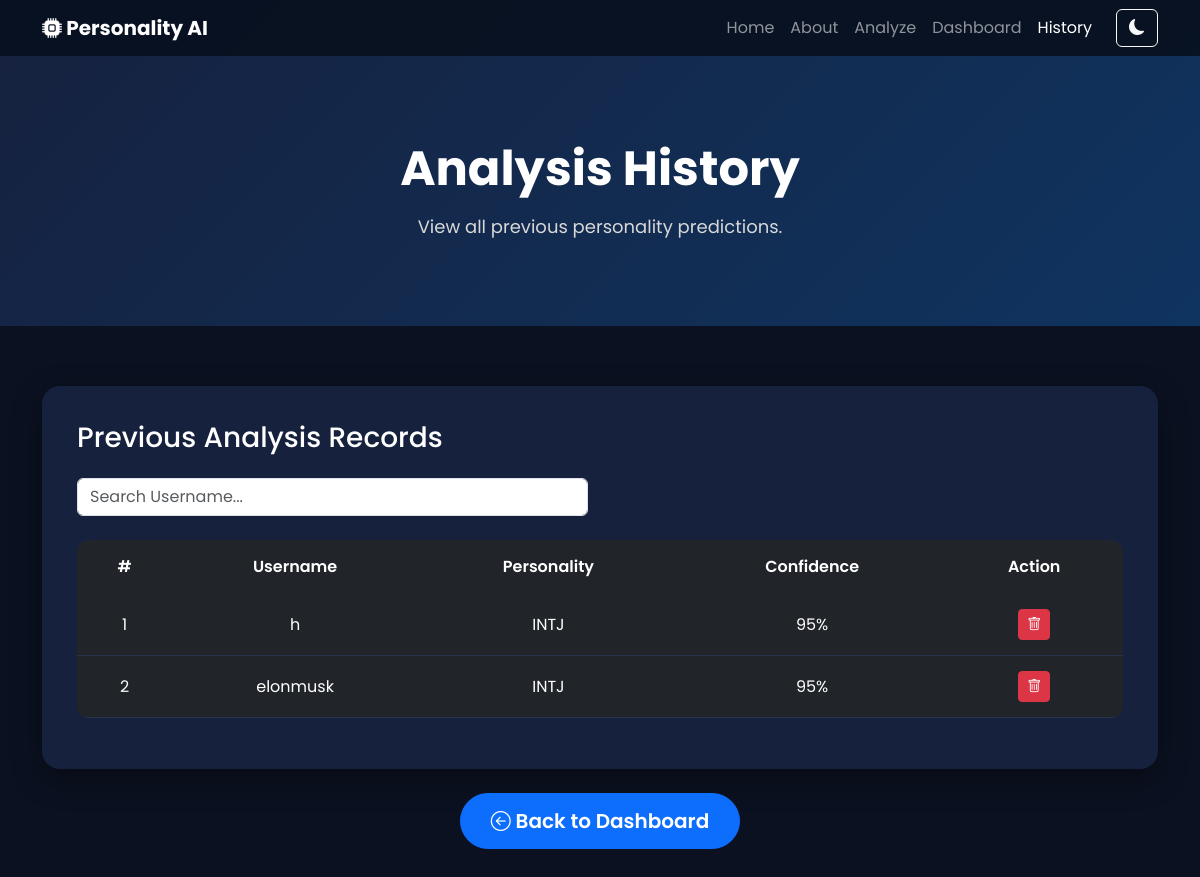
The app's page /history (signed in) with its own data.
### tables this page shows
CREATE TABLE predictions (

    id INTEGER PRIMARY KEY AUTOINCREMENT,

    username TEXT NOT NULL,
    user_id INTEGER NOT NULL,

    personality_type TEXT NOT NULL,

    confidence INTEGER NOT NULL,

    introvert INTEGER,

    thinking INTEGER,

    judging INTEGER,

    intuition INTEGER,

    created_at TIMESTAMP DEFAULT CURRENT_TIMESTAMP

);

### app.py (the view)
@app.route("/history")
def history():
    if "user_id" not in session:
        return redirect(url_for("login"))
    conn = sqlite3.connect(DB_PATH)
    conn = sqlite3.connect(DB_PATH)
    cursor = conn.cursor()
    cursor.execute("""
      SELECT username,
        personality_type,
        confidence
      FROM predictions
      WHERE user_id = ?
      ORDER BY id DESC
    """, (session["user_id"],))
    history_data = cursor.fetchall()
    conn.close()
    return render_template(
        "history.html",
        history=history_data
    )

### templates/history.html (shortened to what this page needs)
<!DOCTYPE html>
<html lang="en">
<head>
    <link href="https://cdn.jsdelivr.net/npm/bootstrap@5.3.3/dist/css/bootstrap.min.css" rel="stylesheet">
    <link href="https://cdn.jsdelivr.net/npm/bootstrap-icons@1.11.3/font/bootstrap-icons.css" rel="stylesheet">
    <link rel="stylesheet" href="{{ url_for('static', filename='css/history.css') }}">
    <link rel="stylesheet" href="{{ url_for('static', filename='css/theme.css') }}">
</head>
<body>
<nav class="navbar navbar-expand-lg navbar-dark fixed-top custom-navbar">
    <div class="container">
        <a class="navbar-brand fw-bold" href="/">
            <i class="bi bi-cpu-fill"></i> Personality AI
        </a>
        <div class="collapse navbar-collapse" id="navbarNav">
            <ul class="navbar-nav ms-auto">
                <li class="nav-item">
                    <a class="nav-link" href="/">Home</a>
                </li>
                <li class="nav-item">
                    <a class="nav-link" href="/about">About</a>
                </li>
                <li class="nav-item">
                    <a class="nav-link" href="/analyze">Analyze</a>
                </li>
                <li class="nav-item">
                    <a class="nav-link" href="/dashboard">Dashboard</a>
                </li>
                <li class="nav-item">
                    <a class="nav-link active" href="/history">History</a>
                </li>
            </ul>
            <button class="btn btn-outline-light ms-3" onclick="toggleTheme()">
                <i id="themeIcon" class="bi bi-moon-fill"></i>
            </button>
        </div>
    </div>
</nav>
<section class="dashboard-header">
    <div class="container text-center">
        <h1>Analysis History</h1>
        <p>View all previous personality predictions.</p>
    </div>
</section>
<section class="dashboard-section">
<div class="container">
<div class="dashboard-card">
<h3 class="mb-4">
Previous Analysis Records
</h3>
<div class="row mb-4">
    <div class="col-md-6">
        <input
            type="text"
            id="searchInput"
            class="form-control"
            placeholder="Search Username...">
    </div>
</div>
<div class="table-responsive">
<table class="table table-dark table-hover text-center align-middle">
<thead>
<tr>
<th>#</th>
<th>Username</th>
<th>Personality</th>
<th>Confidence</th>
<th>Action</th>
</tr>
</thead>
<tbody>
{% for row in history %}
<tr>
<td>{{ loop.index }}</td>
<td>{{ row[0] }}</td>
<td>{{ row[1] }}</td>
<td>{{ row[2] }}%</td>
<td>
    <button
        class="btn btn-danger btn-sm"
        onclick="deleteRow(this)">
        <i class="bi bi-trash"></i>
    </button>
</td>
</tr>
{% endfor %}
</tbody>
</table>
</div>
</div>
<div class="text-center mt-4">
    <a href="/dashboard" class="btn btn-primary btn-lg">
        <i class="bi bi-arrow-left-circle"></i>
        Back to Dashboard
    </a>
</div>
</div>
</section>
</body>
</html>

### static/css/history.css (style rules this page uses)
* { margin:0; padding:0; box-sizing:border-box; }
body { font-family:'Poppins',sans-serif; background:#0B1120; color:#fff; }
.custom-navbar { background:rgba(8,17,31,.92); transition:.4s; }
.dashboard-header { padding:140px 20px 70px; background:linear-gradient(135deg,#16213E,#0F3460); text-align:center; }
.dashboard-header h1 { font-size:48px; font-weight:700; margin-bottom:15px; }
.dashboard-header p { font-size:18px; color:#d8d8d8; }
.dashboard-section { padding:60px 0; }
.dashboard-card { background:#16213E; border-radius:18px; padding:35px; box-shadow:0 10px 30px rgba(0,0,0,.35); }
.table { border-radius:12px; overflow:hidden; }
.table thead { background:#0F3460; }
.table th { color:#fff; font-weight:600; border:none; padding:15px; }
.table td { vertical-align:middle; border-color:rgba(255,255,255,.08); padding:15px; }
.table tbody tr { transition:.3s; }
.btn-primary { padding:12px 30px; border-radius:30px; font-weight:600; transition:.3s; }

### static/css/theme.css (style rules this page uses)
body, .navbar, .dashboard-card, .analyze-card, .about-card, .stat-card, .work-card, .hero, section, table, .btn, input, textarea { transition: all .35s ease; }

### records on screen
predictions: username "h", personality_type "INTJ", confidence "95"
predictions: username "elonmusk", personality_type "INTJ", confidence "95"
